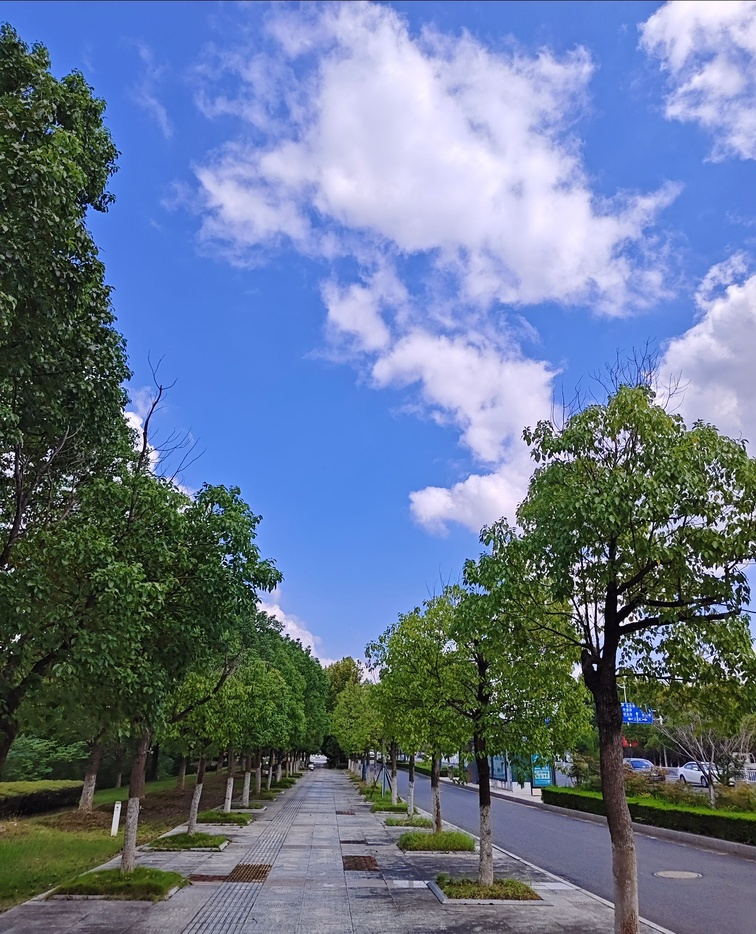
#> input picture Code/exp1_data/1.jpg, 756 x 934 px, shrunk from 1530 x 1891 before the run
$ python exp1_image_filtering.py
#> lines starting #> are read from the running program, lines starting #| are printed output that depends on the picture; long printed decimals are rounded
# -*- coding: utf-8 -*-
import numpy as np
from PIL import Image
import matplotlib.pyplot as plt
import os

# 设置中文字体
plt.rcParams['font.sans-serif'] = ['SimHei']
plt.rcParams['axes.unicode_minus'] = False

def load_image(image_path):
    # 加载图像并转换为numpy数组
    img = Image.open(image_path)
    return np.array(img)

# 将RGB图像转换为灰度图
def rgb_to_gray(image):

    if len(image.shape) == 3:
        # 使用加权平均法：Gray = 0.299*R + 0.587*G + 0.114*B
        gray = 0.299 * image[:, :, 0] + 0.587 * image[:, :, 1] + 0.114 * image[:, :, 2]
        return gray.astype(np.uint8)
    return image

# 实现2D卷积操作
def convolution_2d(image, kernel):
    # 获取图像和卷积核的尺寸
    img_h, img_w = image.shape
    k_h, k_w = kernel.shape

    # 计算padding大小
    pad_h = k_h // 2
    pad_w = k_w // 2

    # 对图像进行零填充
    padded_image = np.zeros((img_h + 2 * pad_h, img_w + 2 * pad_w))
    padded_image[pad_h:pad_h + img_h, pad_w:pad_w + img_w] = image

    # 初始化输出图像
    output = np.zeros((img_h, img_w))

    # 执行卷积操作
    for i in range(img_h):
        for j in range(img_w):
            # 提取当前窗口
            window = padded_image[i:i + k_h, j:j + k_w]
            # 计算卷积值
            output[i, j] = np.sum(window * kernel)

    return output

# 使用Sobel算子进行边缘检测
def sobel_filter(image):
    # 定义Sobel算子
    sobel_x = np.array([[-1, 0, 1],
                        [-2, 0, 2],
                        [-1, 0, 1]], dtype=np.float64)

    sobel_y = np.array([[-1, -2, -1],
                        [0, 0, 0],
                        [1, 2, 1]], dtype=np.float64)

    # 转换为灰度图
    gray_image = rgb_to_gray(image).astype(np.float64)
    # 分别计算x和y方向的梯度
    gradient_x = convolution_2d(gray_image, sobel_x)
    gradient_y = convolution_2d(gray_image, sobel_y)
    # 计算边缘强度
    edge_magnitude = np.sqrt(gradient_x ** 2 + gradient_y ** 2)
    # 归一化到0-255
    edge_magnitude = (edge_magnitude / edge_magnitude.max() * 255).astype(np.uint8)

    return edge_magnitude, gradient_x, gradient_y


# 使用给定卷积核进行滤波
def custom_kernel_filter(image, kernel):
    # 转换为灰度图
    gray_image = rgb_to_gray(image).astype(np.float64)
    # 执行卷积
    filtered = convolution_2d(gray_image, kernel)
    # 取绝对值并归一化到0-255
    filtered = np.abs(filtered)
    filtered = (filtered / filtered.max() * 255).astype(np.uint8)

    return filtered


def calculate_histogram(image):
    # 手动计算图像的颜色直方图
    if len(image.shape) == 3:
        # RGB图像
        histograms = {}
        channels = ['R', 'G', 'B']

        for i, channel in enumerate(channels):
            # 初始化直方图（256个bin）
            hist = np.zeros(256, dtype=np.int32)

            # 统计每个像素值的频次
            channel_data = image[:, :, i].flatten()
            for pixel_value in channel_data:
                hist[pixel_value] += 1

            histograms[channel] = hist
        return histograms

    else:
        # 灰度图像
        hist = np.zeros(256, dtype=np.int32)
        flat_image = image.flatten()
        for pixel_value in flat_image:
            hist[pixel_value] += 1
        return {'Gray': hist}


def visualize_histogram(histograms, save_path):
    # 可视化并保存颜色直方图
    if 'Gray' in histograms:
        # 灰度直方图
        plt.figure(figsize=(10, 6))
        plt.bar(range(256), histograms['Gray'], color='gray', width=1)
        plt.xlabel('像素值')
        plt.ylabel('频次')
        plt.title('灰度直方图')
        plt.xlim([0, 255])
    else:
        # RGB直方图
        fig, axes = plt.subplots(1, 3, figsize=(15, 5))
        colors = ['red', 'green', 'blue']
        channels = ['R', 'G', 'B']
        titles = ['红色通道直方图', '绿色通道直方图', '蓝色通道直方图']

        for i, (channel, color, title) in enumerate(zip(channels, colors, titles)):
            axes[i].bar(range(256), histograms[channel], color=color, width=1, alpha=0.7)
            axes[i].set_xlabel('像素值')
            axes[i].set_ylabel('频次')
            axes[i].set_title(title)
            axes[i].set_xlim([0, 255])

        plt.tight_layout()

    plt.savefig(save_path, dpi=150, bbox_inches='tight')
    plt.close()
    print(f"直方图已保存至: {save_path}")

# 计算灰度共生矩阵 (Gray-Level Co-occurrence Matrix, GLCM)
def calculate_glcm(image, d=1, theta=0):
    # 确保是灰度图
    if len(image.shape) == 3:
        image = rgb_to_gray(image)

    # 量化灰度级到16级以减少计算量
    levels = 16
    image_quantized = (image / 256 * levels).astype(np.int32)
    image_quantized = np.clip(image_quantized, 0, levels - 1)

    # 初始化GLCM矩阵
    glcm = np.zeros((levels, levels), dtype=np.float64)

    # 根据角度确定偏移量
    if theta == 0:
        dx, dy = d, 0
    elif theta == 45:
        dx, dy = d, -d
    elif theta == 90:
        dx, dy = 0, -d
    elif theta == 135:
        dx, dy = -d, -d
    else:
        dx, dy = d, 0

    rows, cols = image_quantized.shape

    # 计算GLCM
    for i in range(rows):
        for j in range(cols):
            # 计算邻居位置
            ni, nj = i + dy, j + dx

            # 检查边界
            if 0 <= ni < rows and 0 <= nj < cols:
                # 获取当前像素和邻居像素的灰度值
                current_value = image_quantized[i, j]
                neighbor_value = image_quantized[ni, nj]

                # 更新GLCM
                glcm[current_value, neighbor_value] += 1

    # 使GLCM对称
    glcm = glcm + glcm.T

    # 归一化
    glcm_sum = glcm.sum()
    if glcm_sum > 0:
        glcm = glcm / glcm_sum

    return glcm


def extract_glcm_features(glcm):
    # 从GLCM中提取纹理特征
    features = {}
    levels = glcm.shape[0]

    # 创建坐标网格
    i_indices, j_indices = np.meshgrid(range(levels), range(levels), indexing='ij')

    # 计算均值和标准差
    mu_i = np.sum(i_indices * glcm)
    mu_j = np.sum(j_indices * glcm)

    sigma_i = np.sqrt(np.sum(((i_indices - mu_i) ** 2) * glcm))
    sigma_j = np.sqrt(np.sum(((j_indices - mu_j) ** 2) * glcm))

    # 1. 对比度 (Contrast): 衡量局部灰度变化
    features['contrast'] = np.sum(((i_indices - j_indices) ** 2) * glcm)

    # 2. 相关性 (Correlation): 衡量灰度线性依赖关系
    if sigma_i > 0 and sigma_j > 0:
        features['correlation'] = np.sum((i_indices - mu_i) * (j_indices - mu_j) * glcm) / (sigma_i * sigma_j)
    else:
        features['correlation'] = 0

    # 3. 能量 (Energy/ASM): 衡量灰度分布均匀程度
    features['energy'] = np.sum(glcm ** 2)

    # 4. 同质性 (Homogeneity): 衡量对角线附近元素的分布
    features['homogeneity'] = np.sum(glcm / (1 + np.abs(i_indices - j_indices)))

    # 5. 熵 (Entropy): 衡量图像的随机性
    # 避免log(0)
    glcm_nonzero = glcm.copy()
    glcm_nonzero[glcm_nonzero == 0] = 1e-10
    features['entropy'] = -np.sum(glcm * np.log2(glcm_nonzero))

    return features

 # 提取图像的纹理特征
def extract_texture_features(image):
    # 转换为灰度图
    gray_image = rgb_to_gray(image)

    # 在四个方向上计算GLCM
    angles = [0, 45, 90, 135]
    all_features = []

    for angle in angles:
        glcm = calculate_glcm(gray_image, d=1, theta=angle)
        features = extract_glcm_features(glcm)
        all_features.append(features)

    # 计算各方向特征的平均值
    avg_features = {}
    for key in all_features[0].keys():
        values = [f[key] for f in all_features]
        avg_features[key] = np.mean(values)
        avg_features[f'{key}_std'] = np.std(values)

    return avg_features

# 保存图像
def save_image(image, save_path):
    if isinstance(image, np.ndarray):
        if image.dtype != np.uint8:
            image = image.astype(np.uint8)
        img = Image.fromarray(image)
        img.save(save_path)
        print(f"图像已保存至: {save_path}")


def main():
    # 设置路径
    input_path = 'exp1_data/1.jpg'
    output_dir = 'output/exp1'

    # 创建输出目录
    os.makedirs(output_dir, exist_ok=True)

    # 1. 加载图像
    print("=" * 60)
    print("实验一：图像滤波")
    print("=" * 60)

    print("\n1. 加载输入图像...")
    image = load_image(input_path)
#> in load_image, img is the input picture: PIL image 756x934 RGB; mean R, G, B 102.4, 118.6, 144.6
    print(f"   图像尺寸: {image.shape}")
#|    图像尺寸: (934, 756, 3)
    print(f"   图像数据类型: {image.dtype}")
#|    图像数据类型: uint8

    # 2. Sobel算子滤波
    print("\n2. 使用Sobel算子进行边缘检测...")
    sobel_result, gradient_x, gradient_y = sobel_filter(image)
#> in convolution_2d, `padded_image[pad_h:pad_h + img_h, pad_w:pad_w + img_w] = image`:
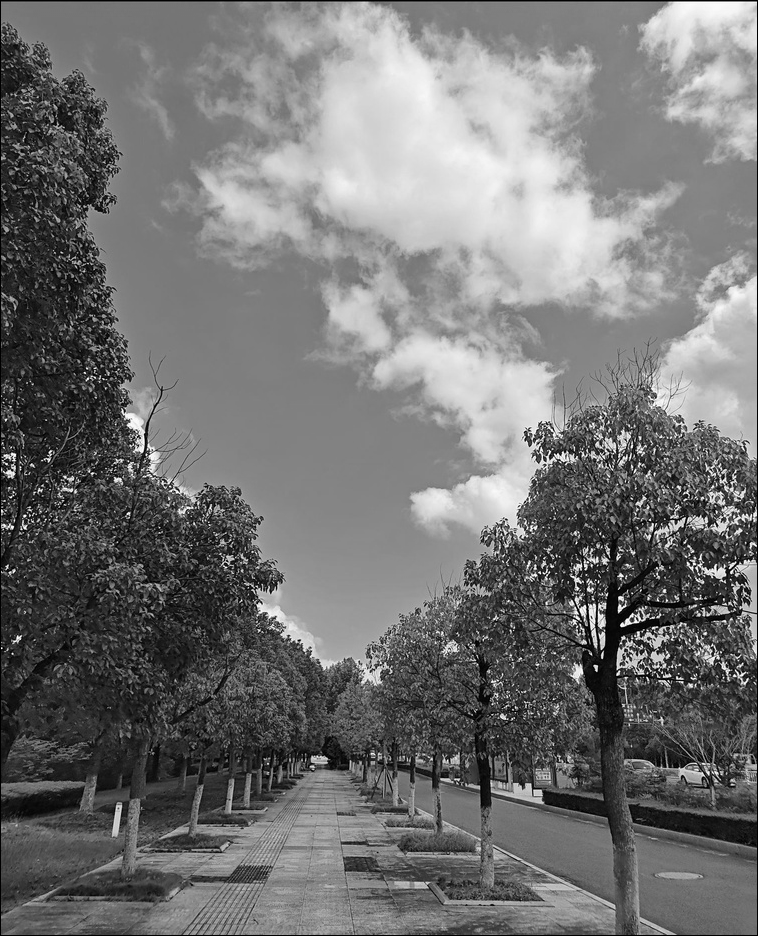
#> padded_image: shape (936, 758) float64; min 0, max 255, mean 115.7
#> after the loop in convolution_2d, `for i in range(img_h):`:
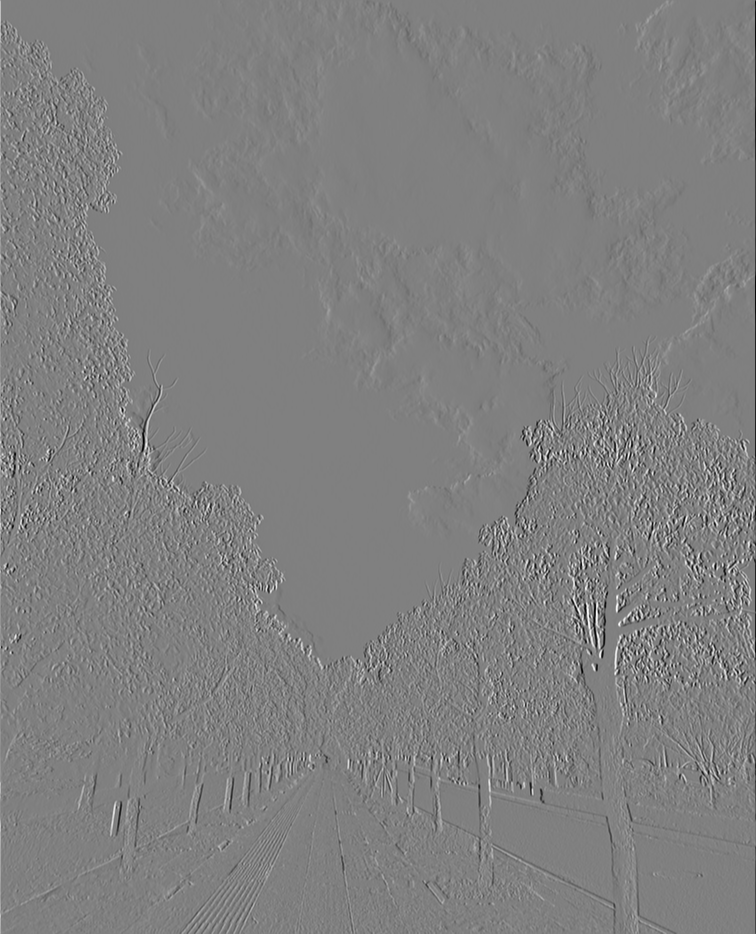
#> output: shape (934, 756) float64; min -998, max 989, mean 0.4; drawn with min black and max white
#> after the loop in convolution_2d (call 2), `for i in range(img_h):`:
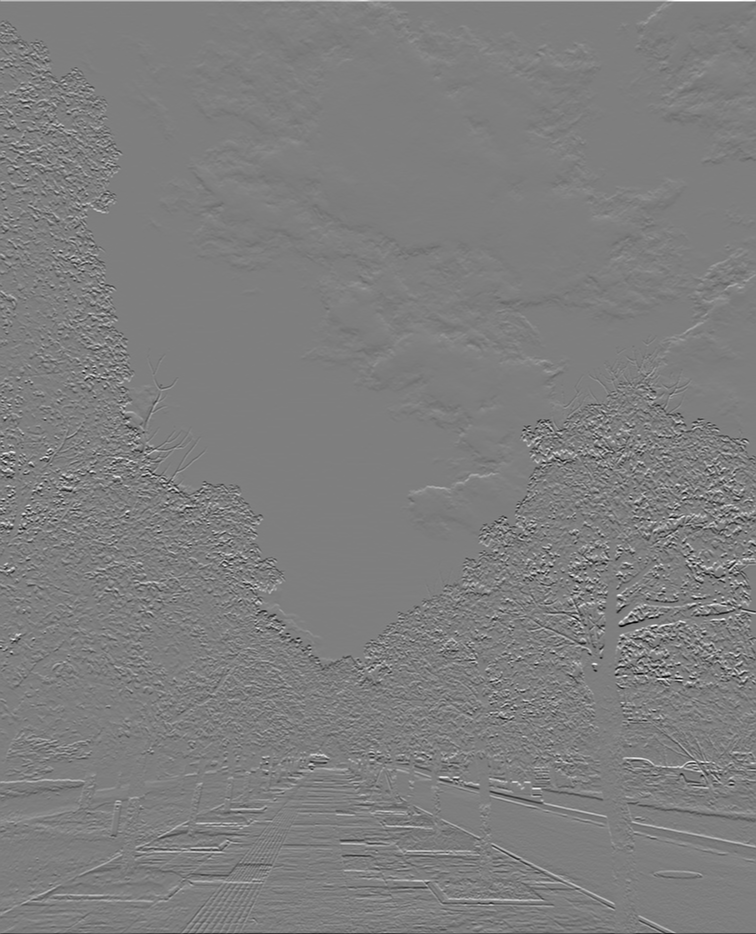
#> output: shape (934, 756) float64; min -1002, max 1016, mean 0.1; drawn with min black and max white
#> in sobel_filter, `edge_magnitude = np.sqrt(gradient_x ** 2 + gradient_y ** 2)`:
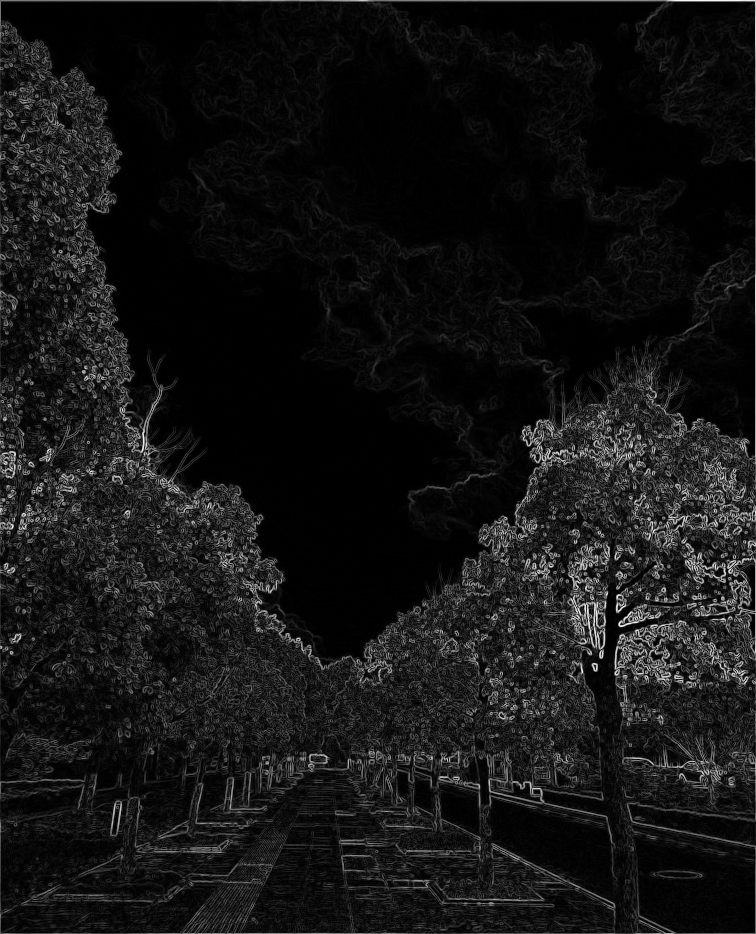
#> edge_magnitude: shape (934, 756) float64; min 0, max 1048.4, mean 87.5; drawn with min black and max white
    save_image(sobel_result, os.path.join(output_dir, 'sobel_filtered.jpg'))

    # 保存梯度图
    gx_normalized = ((gradient_x - gradient_x.min()) / (gradient_x.max() - gradient_x.min()) * 255).astype(np.uint8)
    gy_normalized = ((gradient_y - gradient_y.min()) / (gradient_y.max() - gradient_y.min()) * 255).astype(np.uint8)
    save_image(gx_normalized, os.path.join(output_dir, 'sobel_gradient_x.jpg'))
    save_image(gy_normalized, os.path.join(output_dir, 'sobel_gradient_y.jpg'))

    # 3. 给定卷积核滤波
    print("\n3. 使用给定卷积核进行滤波...")
    custom_kernel = np.array([[1, 0, -1],
                              [2, 0, -2],
                              [1, 0, -1]], dtype=np.float64)
    print(f"   卷积核:\n{custom_kernel}")

    custom_result = custom_kernel_filter(image, custom_kernel)
#> after the loop in convolution_2d (call 3), `for i in range(img_h):`:
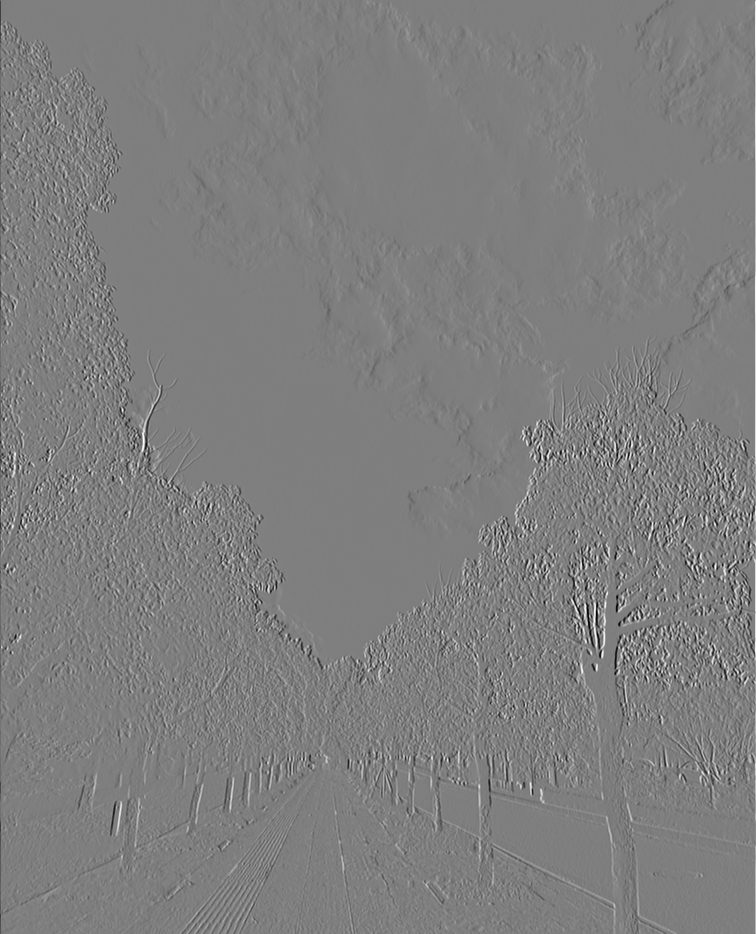
#> output: shape (934, 756) float64; min -989, max 998, mean -0.4; drawn with min black and max white
#> in custom_kernel_filter, `filtered = np.abs(filtered)`:
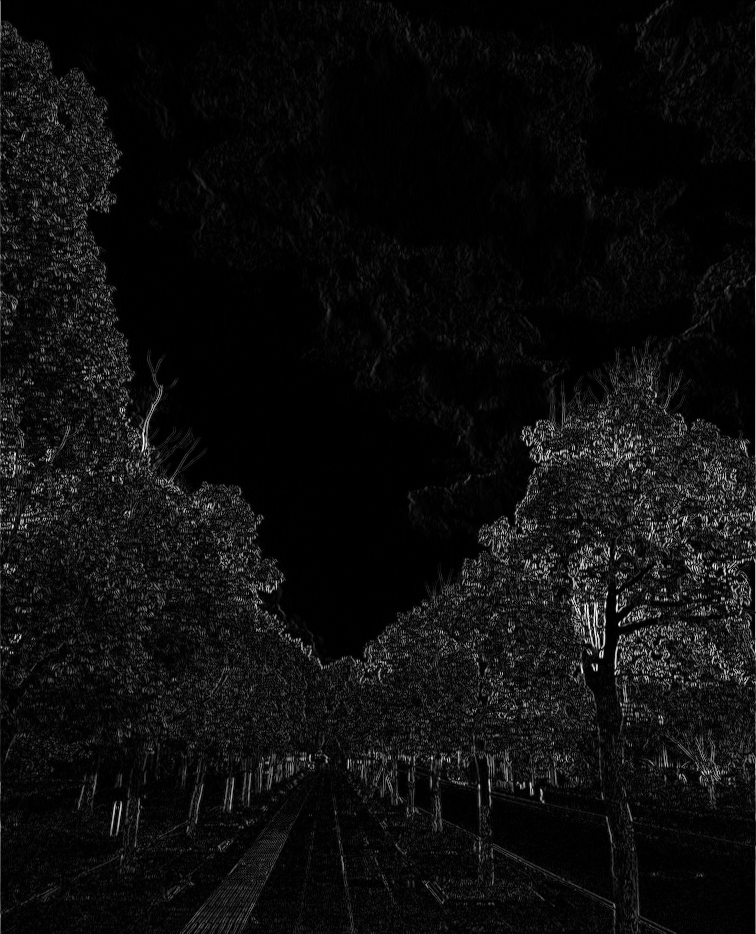
#> filtered: shape (934, 756) float64; min 0, max 998, mean 55; drawn with min black and max white
    save_image(custom_result, os.path.join(output_dir, 'custom_kernel_filtered.jpg'))

    # 4. 计算并可视化颜色直方图
    print("\n4. 计算颜色直方图...")
    histograms = calculate_histogram(image)
#> after the loop in calculate_histogram, `for i, channel in enumerate(channels):`: histograms = 3 items
#> histograms = 3 items
    visualize_histogram(histograms, os.path.join(output_dir, 'color_histogram.png'))
#> in visualize_histogram, `plt.savefig(save_path, dpi=150, bbox_inches='tight')`:
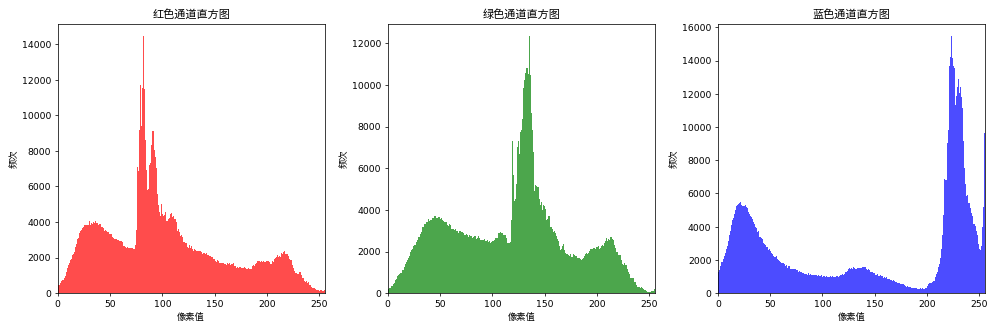
#> figure drawn by matplotlib, 3 panels; panel 1: tallest bar 14436 high, from x = 81.5 to 82.5; panel 2: tallest bar 12336 high, from x = 134.5 to 135.5; panel 3: tallest bar 15454 high, from x = 222.5 to 223.5

    # 打印直方图统计信息
    for channel, hist in histograms.items():
        print(f"   {channel}通道 - 最大频次: {hist.max()}, 总像素数: {hist.sum()}")
#> this loop made 3 passes
#> channel on passes 1 to 3: 'R', 'G', 'B'
#|    R通道 - 最大频次: 14436, 总像素数: 706104
#|    G通道 - 最大频次: 12336, 总像素数: 706104
#|    B通道 - 最大频次: 15454, 总像素数: 706104

    # 5. 提取纹理特征
    print("\n5. 提取纹理特征（GLCM）...")
    texture_features = extract_texture_features(image)
#> after the loop in extract_texture_features, `for angle in angles:`: all_features = 4 items
#> the loop in extract_texture_features, `for key in all_features[0].keys():` made 5 passes
#> (key, values) on passes 1 to 5: ('contrast', [2.48, 3.46, 2.23, 3.24]), ('correlation', [0.909, 0.873, 0.918, 0.881]), ('energy', [0.0444, 0.0396, 0.0431, 0.0401]), ('homogeneity', [0.769, 0.732, 0.764, 0.737]), ('entropy', [5.59, 5.81, 5.61, 5.78])
#> after the loop in extract_texture_features, `for key in all_features[0].keys():`: avg_features = 10 items
#> texture_features = 10 items

    print("   纹理特征：")
    for key, value in texture_features.items():
        print(f"   - {key}: {value:.6f}")
#> this loop made 10 passes
#> (key, value) on passes 1 to 10: ('contrast', 2.85), ('contrast_std', 0.511), ('correlation', 0.896), ('correlation_std', 0.0187), ('energy', 0.0418), ('energy_std', 0.00198), ('homogeneity', 0.75), ('homogeneity_std', 0.0162), ('entropy', 5.7), ('entropy_std', 0.0972)
#|    - contrast: 2.852
#|    - contrast_std: 0.5114
#|    - correlation: 0.8955
#|    - correlation_std: 0.01874
#|    - energy: 0.04178
#|    - energy_std: 0.001982
#|    - homogeneity: 0.7502
#|    - homogeneity_std: 0.01622
#> (further printed lines are left out)

    # 保存纹理特征为npy格式
    texture_save_path = os.path.join(output_dir, 'texture_features.npy')
    np.save(texture_save_path, texture_features)
    print(f"\n   纹理特征已保存至: {texture_save_path}")

    # 6. 创建结果对比图
    print("\n6. 创建结果对比图...")
    fig, axes = plt.subplots(2, 3, figsize=(15, 10))

    # 原图
    axes[0, 0].imshow(image)
    axes[0, 0].set_title('原始图像')
    axes[0, 0].axis('off')

    # 灰度图
    gray_image = rgb_to_gray(image)
    axes[0, 1].imshow(gray_image, cmap='gray')
    axes[0, 1].set_title('灰度图像')
    axes[0, 1].axis('off')

    # Sobel滤波结果
    axes[0, 2].imshow(sobel_result, cmap='gray')
    axes[0, 2].set_title('Sobel边缘检测')
    axes[0, 2].axis('off')

    # 给定卷积核滤波结果
    axes[1, 0].imshow(custom_result, cmap='gray')
    axes[1, 0].set_title('给定卷积核滤波')
    axes[1, 0].axis('off')

    # X方向梯度
    axes[1, 1].imshow(gx_normalized, cmap='gray')
    axes[1, 1].set_title('Sobel X方向梯度')
    axes[1, 1].axis('off')

    # Y方向梯度
    axes[1, 2].imshow(gy_normalized, cmap='gray')
    axes[1, 2].set_title('Sobel Y方向梯度')
    axes[1, 2].axis('off')

    plt.tight_layout()
    plt.savefig(os.path.join(output_dir, 'comparison.png'), dpi=150, bbox_inches='tight')
    plt.close()
    print(f"   对比图已保存至: {os.path.join(output_dir, 'comparison.png')}")

    print("\n" + "=" * 60)
    print("实验一完成！")
    print("=" * 60)

    return {
        'sobel_result': sobel_result,
        'custom_result': custom_result,
        'histograms': histograms,
        'texture_features': texture_features
    }

if __name__ == '__main__':
    main()
